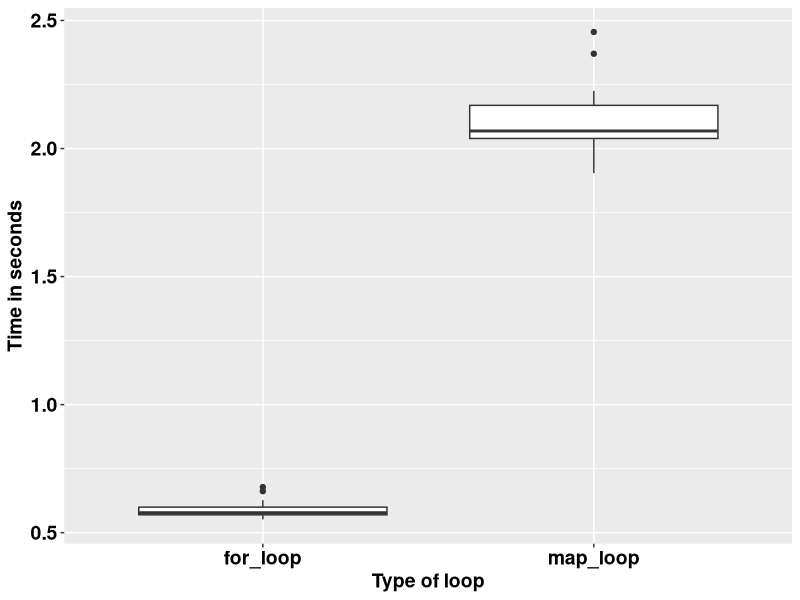

The R source for this figure:
## ---- chunk 1
knitr::opts_chunk$set(echo = TRUE)
## ---- chunk 2
square <- function(a) a**2
square(3)
## ---- chunk 3
square <- function(b){ # Create the 
  b**2
}
square(3)
## ---- chunk 4
square <- function(c){ 
  product <- c**2
  return(product)
}
square(3)
## ---- chunk 5
square <- function(d){
  product <- d**2
  print(product)
}
square(5)
## ---- chunk 6
square <- function(e){
  product <- e**2
  (product)
}
square(9)
## ---- chunk 7
square <- function(f){
  product <- f**2
  show(product)
}
square(9)
## ---- chunk 8
square_root <- function(b){
  product <- b^0.5
  return(product/2)
}
square_root(9)
## ---- chunk 9
square_root
## ---- chunk 10
square(-10:10)
## ---- chunk 11
square_root(c(-26, 1:15, 158))
## ---- chunk 12
m <- list(12, 18, 345)
square_root(m[[2]])
## ---- chunk 13
rescale <- function(x){
  m <- mean(x)
  s <- sd(x)
  (x - m) / s
}
rescale(c(-52, 58, 46, 99))
## ---- chunk 14
rescale <- function(x, only_translate){
  m <- mean(x)
  translated <- x - m
  if (only_translate) return(translated)
  s <- sd(x)
  translated / s
}

rescale(x = 1:6, only_translate = TRUE)
## ---- chunk 15
rescale <- function(x, only_translate){
  m <- mean(x)
  translated <- x - m
  if (only_translate) return(translated)
  s <- sd(x)
  translated / s
}

rescale(x = 1:4, only_translate = FALSE)
## ---- chunk 16
rescale(only_translate = TRUE, x = 1:4)
## ---- chunk 17
rescale(x = 1:4, TRUE)
rescale(TRUE, x = 1:4)
rescale(1:4, only_translate = T)
rescale(only_translate = T, 1:4)
## ---- chunk 18
rescale(1:4, o = T)
rescale(o = T, 1:4)
## ---- chunk 19
rescale <- function(x, only_translate = FALSE){
  m <- mean(x)
  translated <- x - m
  if(only_translate) return(translated)
  s <- sd(x)
  translated / s
}
## ---- chunk 20
rescale(1:4) # This runs with only_translate being taken as FALSE by default.
## ---- chunk 21
rescale <- function(x, ...){
  m <- mean(x, ...)
  s <- sd(x, ...)
  (x - m) / s
}

rescale(1:4)
## ---- chunk 22
x <- c(NA, 1:3)
rescale(x)
## ---- chunk 23
x <- c(NA, 1:3)
rescale(x, na.rm = TRUE)
## ---- chunk 24
some_function <- function(x) x
other_function <- function(x, ...) x
# some_function(1:4, foo = "bar") # This does not run because there was no allowance.
other_function(1:4, foo = "bar")

## ---- chunk 25
f <- function(...) list(...)
g <- function(x, y, ...) f(...)
g(x = 1, y = 2, z = 3, w = 4)
## ---- chunk 26
compare_rasters <- function(x) {
  if (sum(x > 0.5, na.rm = TRUE) > 7) {
    return(1)
  } else {
    return(0)
  }
  
}
## ---- chunk 27
library(tidyverse)
volumes <- rnorm(1000000)

for_loop <- vector()

for (k in 1:20) {
  for_loop[k] <- system.time(for (i in 1:length(volumes)) {
    2.3 * volumes[i] ^ 9
  })
}

map_loop <- vector()
for (j in 1:20) {
  map_loop[j] <- system.time(map_vec(volumes, \(x) 2.3 * x ^ 9))
}
## ---- chunk 28
data.frame(for_loop = for_loop, map_loop = map_loop) %>% 
  gather(key = "key", value = "value") %>% 
  ggplot(aes(key, value)) +
  geom_boxplot() +
  labs(x = "Type of loop",
       y = "Time in seconds") +
  theme(text = element_text(size = 14, face = "bold", colour = "black")) +
  theme(axis.text = element_text(size = 14, face = "bold", colour = "black"))
